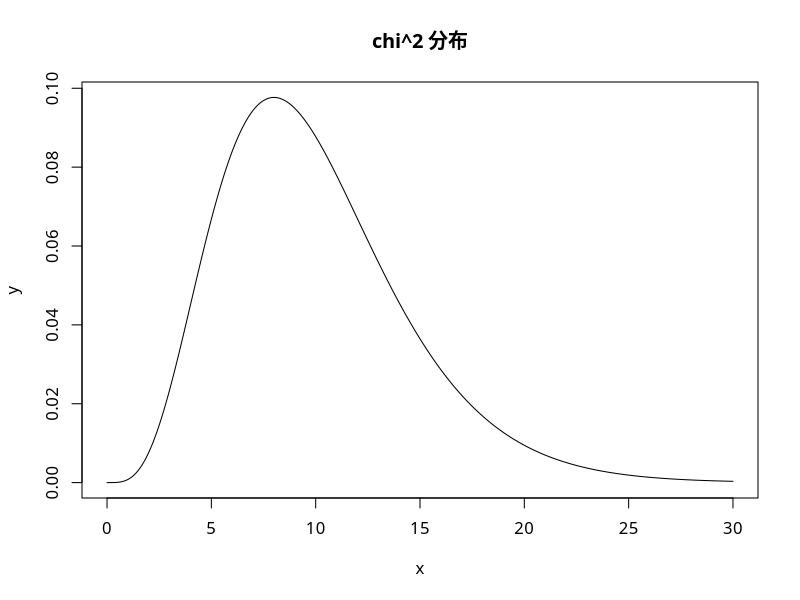

This figure's R source:
x = seq(0,30,by=0.1)
y = dchisq(x,10)
par(family="HiraMaruProN-W4")                  
plot(x,y,type='l',xlab='x',ylab='y',main='chi^2 分布')
